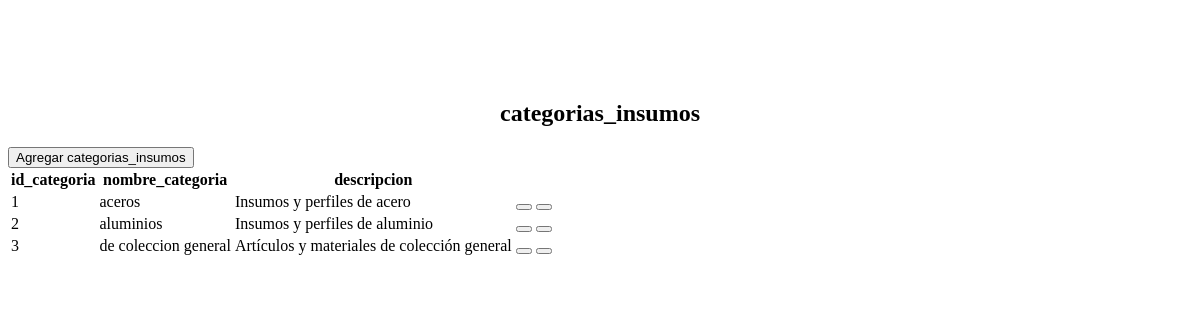
Before: /mvc/control_configuracion/vista/componentes/vista_categorias_insumos.php with the older database file.
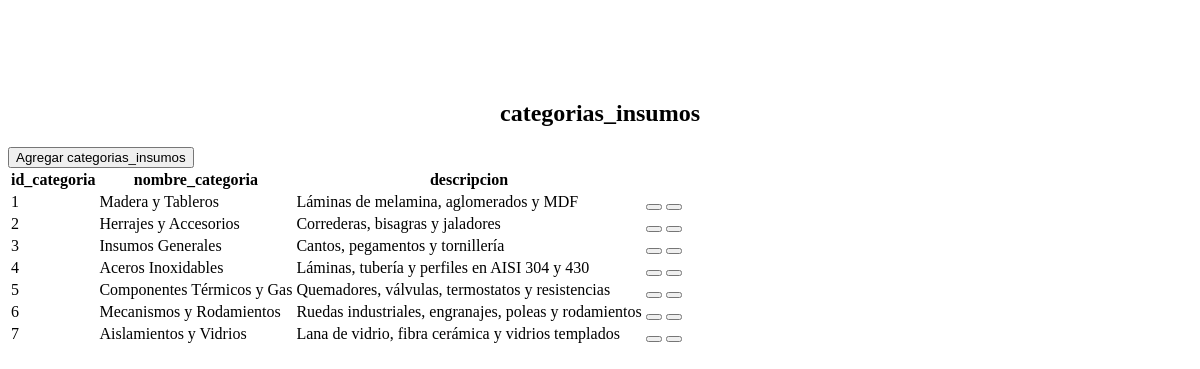
After: the same page with the newer database file.
### tables this page shows
CREATE TABLE IF NOT EXISTS `categorias_insumos` (
  `id_categoria` int(10) UNSIGNED NOT NULL,
  `nombre_categoria` varchar(100) NOT NULL,
  `descripcion` text DEFAULT NULL
);

### mvc/control_configuracion/vista/componentes/vista_categorias_insumos.php (the view, shortened to what this page needs)
<?php
$conn = conexion();
?>
<!DOCTYPE html>
<html>
<head>
</head>
<div class="row"><br><br><br><br>
    <div>
<center>
<h2>categorias_insumos</h2>
</center>
<button class="btn btn-primary navbar-left"
               data-toggle="modal"
               data-target="#modalNuevo">
    Agregar categorias_insumos
</button></div>
    <table class="table table-hover table-condensed table-bordered table-responsive">
    <thead>
        <tr>
            <th>id_categoria</th>
            <th>nombre_categoria</th>
            <th>descripcion</th>
        </tr>
   </thead>
    <tbody>
    <?php
    $sql = 'SELECT * FROM categorias_insumos';
    $result = mysqli_query($conn, $sql);
    WHILE($fila = mysqli_fetch_assoc($result)){
        $datos = $fila['id_categoria'] . "||" .
                  $fila['nombre_categoria'] . "||" .
                  $fila['descripcion'];
    ?>
        <tr>
            <td><?php echo $fila['id_categoria']; ?></td>
            <td><?php echo $fila['nombre_categoria']; ?></td>
            <td><?php echo $fila['descripcion']; ?></td>
            <td>
                <button class="btn btn-warning glyphicon glyphicon-pencil"
                               data-toggle="modal"
                               data-target="#modalEdicion"
                               onclick="agregaform('<?php echo $datos; ?>')">
                </button></td>
            <td>
                <button class="btn btn-danger glyphicon glyphicon-remove"
                           onclick="preguntarSiNo('<?php echo $fila['id_categoria']; ?>')">
                </button>
            </td>
        </tr>
    <?php
    }
    ?>
    </tbody>
    </table>
</div>
</body>
</html>

Changed rows visible on the page:
changed categorias_insumos id 1: nombre_categoria "aceros" → "Madera y Tableros"; descripcion "Insumos y perfiles de acero" → "Láminas de melamina, aglomerados y MDF"
changed categorias_insumos id 2: nombre_categoria "aluminios" → "Herrajes y Accesorios"; descripcion "Insumos y perfiles de aluminio" → "Correderas, bisagras y jaladores"
changed categorias_insumos id 3: nombre_categoria "de coleccion general" → "Insumos Generales"; descripcion "Artículos y materiales de colección general" → "Cantos, pegamentos y tornillería"
added categorias_insumos: id_categoria "4", nombre_categoria "Aceros Inoxidables", descripcion "Láminas, tubería y perfiles en AISI 304 y 430"
added categorias_insumos: id_categoria "5", nombre_categoria "Componentes Térmicos y Gas", descripcion "Quemadores, válvulas, termostatos y resistencias"
added categorias_insumos: id_categoria "6", nombre_categoria "Mecanismos y Rodamientos", descripcion "Ruedas industriales, engranajes, poleas y rodamientos"
added categorias_insumos: id_categoria "7", nombre_categoria "Aislamientos y Vidrios", descripcion "Lana de vidrio, fibra cerámica y vidrios templados"
